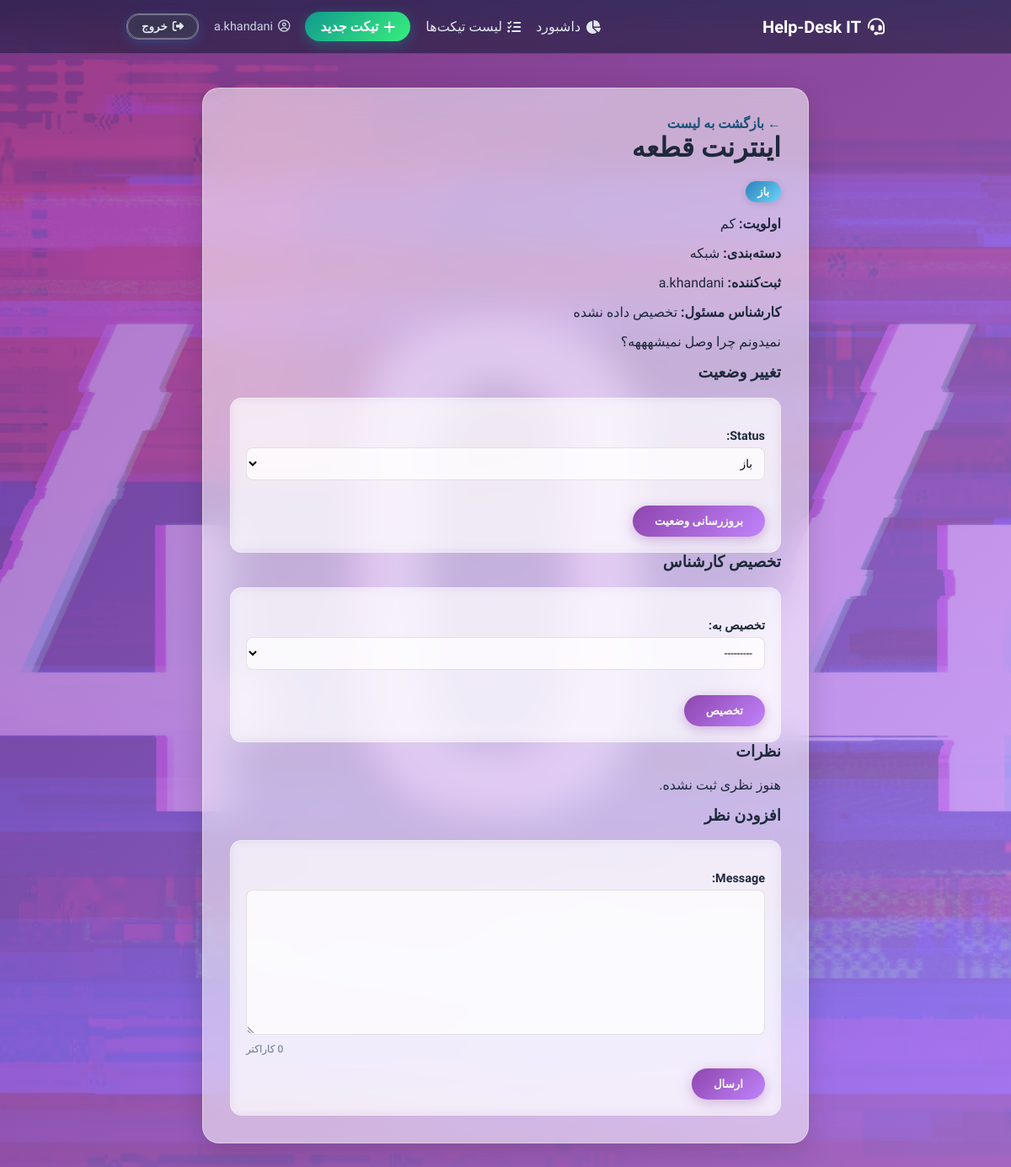
The app's page /detail/2 (signed in), older data.
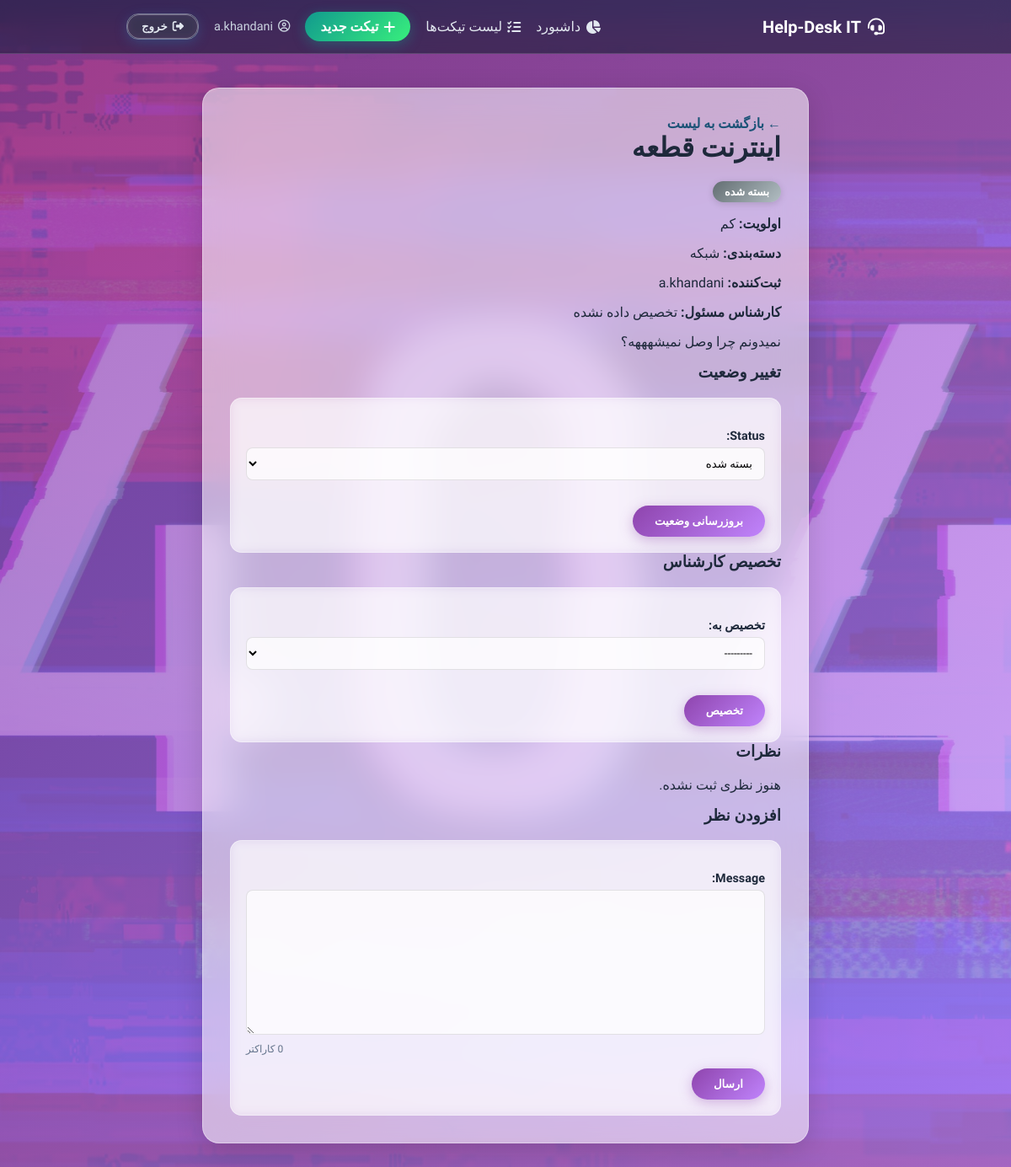
The same page, newer data.
### tickets/models.py (models this page shows, shortened)
class Ticket(models.Model):
    class Priority(models.TextChoices):
        LOW = 'L' , 'کم'
        MEDIUM = 'M' , 'متوسط'
        HIGH = 'H' , 'زیاد'
    priority = models.CharField(
        max_length=1,
        choices= Priority.choices,
        default= Priority.LOW
    )
    class Status(models.TextChoices):
        OPEN = 'O' , 'باز'
        INPROGRESS = 'IP' , 'درحال بررسی'
        RESOLVED = 'R' , 'حل شده'
        CLOSED = 'C' , 'بسته شده'
    status = models.CharField(
        max_length=2,
        choices= Status.choices,
        default=Status.OPEN
    )
    class Category(models.TextChoices):
        HARDWARE = 'H' , 'سخت افزار'
        SOFTWARE = 'S' , 'نرم افزار'
        NETWORK = 'N' , 'شبکه'
        OTHER = 'OTH' , 'سایر'
    category = models.CharField(
        max_length=3,
        choices=Category.choices,
        default=Category.OTHER
    )
    title = models.CharField(max_length=200)
    description = models.TextField()
    created_at= models.DateTimeField(auto_now_add=True)
    updated_at= models.DateTimeField(auto_now=True)
    requester = models.ForeignKey(User,on_delete=models.CASCADE,related_name='created_tickets')
    assigned_to = models.ForeignKey(User,on_delete=models.SET_NULL,null=True,blank=True,related_name='assigned_tickets')

### tickets/views.py (the view, shortened to what this page needs)
# urls.py: path('detail/<int:id>',views.ticket_detail,name='detail'),
@login_required
def ticket_detail(request, id):
    ticket_details = get_object_or_404(Ticket, id=id)
    user_is_agent = is_agent(request.user)
    comment_form = CommentForm()
    status_form = StatusForm(instance=ticket_details) if user_is_agent else None
    assign_form = AssignForm(instance=ticket_details) if user_is_agent else None
    return render(request, 'detail.html', {
        'detail': ticket_details,
        'form': comment_form,
        'status_form': status_form,
        'assign_form': assign_form,
        'is_agent': user_is_agent,
    })

### tickets/form.py
class CommentForm(forms.ModelForm):
    class Meta:
        model = Comment
        fields = ['message']

class StatusForm(forms.ModelForm):
    class Meta:
        model = Ticket
        fields = ['status']

### tickets/utils.py (called while the page is built)
def is_agent(user):
    return user.groups.filter(name='Agents').exists()

### tickets/templates/detail.html (shortened to what this page needs)
{% extends 'base.html' %}
{% block page_class %}page-detail{% endblock %}
{% block content %}
    <a href="{% url 'home' %}">← بازگشت به لیست</a>
    <h1>{{ detail.title }}</h1>
    <span class="badge badge-{{ detail.status }}">{{ detail.get_status_display }}</span>
    <p><strong>اولویت:</strong> {{ detail.get_priority_display }}</p>
    <p><strong>دسته‌بندی:</strong> {{ detail.get_category_display }}</p>
    <p><strong>ثبت‌کننده:</strong> {{ detail.requester }}</p>
    <p><strong>کارشناس مسئول:</strong> {% if detail.assigned_to %}{{ detail.assigned_to }}{% else %}تخصیص داده نشده{% endif %}</p>
    <p>{{ detail.description }}</p>
    {% if is_agent %}
        <h3>تغییر وضعیت</h3>
        <form method="post">
            {{ status_form.as_p }}
            <button type="submit" name="status_submit">بروزرسانی وضعیت</button>
        </form>
        <h3>تخصیص کارشناس</h3>
        <form method="post">
            {{ assign_form.as_p }}
            <button type="submit" name="assign_submit">تخصیص</button>
        </form>
    {% endif %}
    <h3>نظرات</h3>
    {% for c in detail.comment.all %}
        <div class="comment-box">
            <p>{{ c.message }}</p>
            <p class="comment-meta">{{ c.author }} — {{ c.created_at }}</p>
        </div>
    {% empty %}
        <p>هنوز نظری ثبت نشده.</p>
    {% endfor %}
    <h3>افزودن نظر</h3>
    <form method="post">
        {{ form.as_p }}
        <button type="submit" name="comment_submit">ارسال</button>
    </form>
{% endblock %}

Row changes from the older to the newer data that the page shows:
changed Ticket "اینترنت قطعه": status "باز" → "بسته شده"
